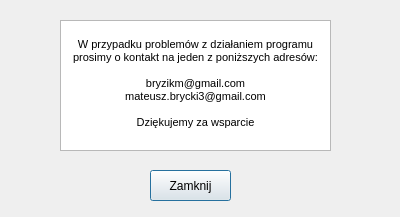
<?xml version="1.0" encoding="UTF-8"?>
<ui version="4.0">
 <class>technicalSupport</class>
 <widget class="QDialog" name="technicalSupport">
  <property name="geometry">
   <rect>
    <x>0</x>
    <y>0</y>
    <width>400</width>
    <height>217</height>
   </rect>
  </property>
  <property name="windowTitle">
   <string>Dialog</string>
  </property>
  <widget class="QTextEdit" name="textEdit">
   <property name="geometry">
    <rect>
     <x>60</x>
     <y>20</y>
     <width>271</width>
     <height>131</height>
    </rect>
   </property>
   <property name="readOnly">
    <bool>true</bool>
   </property>
   <property name="html">
    <string>&lt;!DOCTYPE HTML PUBLIC &quot;-//W3C//DTD HTML 4.0//EN&quot; &quot;http://www.w3.org/TR/REC-html40/strict.dtd&quot;&gt;
&lt;html&gt;&lt;head&gt;&lt;meta name=&quot;qrichtext&quot; content=&quot;1&quot; /&gt;&lt;style type=&quot;text/css&quot;&gt;
p, li { white-space: pre-wrap; }
&lt;/style&gt;&lt;/head&gt;&lt;body style=&quot; font-family:'MS Shell Dlg 2'; font-size:8.25pt; font-weight:400; font-style:normal;&quot;&gt;
&lt;p align=&quot;center&quot; style=&quot;-qt-paragraph-type:empty; margin-top:0px; margin-bottom:0px; margin-left:0px; margin-right:0px; -qt-block-indent:0; text-indent:0px; font-size:8pt;&quot;&gt;&lt;br /&gt;&lt;/p&gt;
&lt;p align=&quot;center&quot; style=&quot; margin-top:0px; margin-bottom:0px; margin-left:0px; margin-right:0px; -qt-block-indent:0; text-indent:0px;&quot;&gt;&lt;span style=&quot; font-size:8pt;&quot;&gt;W przypadku problemów z działaniem programu prosimy o kontakt na jeden z poniższych adresów:&lt;br /&gt;&lt;br /&gt;bryzikm@gmail.com&lt;/span&gt;&lt;/p&gt;
&lt;p align=&quot;center&quot; style=&quot; margin-top:0px; margin-bottom:0px; margin-left:0px; margin-right:0px; -qt-block-indent:0; text-indent:0px;&quot;&gt;&lt;span style=&quot; font-size:8pt;&quot;&gt;mateusz.brycki3@gmail.com&lt;br /&gt;&lt;br /&gt;Dziękujemy za wsparcie&lt;/span&gt;&lt;/p&gt;&lt;/body&gt;&lt;/html&gt;</string>
   </property>
  </widget>
  <widget class="QPushButton" name="pushButton">
   <property name="geometry">
    <rect>
     <x>150</x>
     <y>170</y>
     <width>81</width>
     <height>31</height>
    </rect>
   </property>
   <property name="text">
    <string>Zamknij</string>
   </property>
  </widget>
 </widget>
 <resources/>
 <connections/>
</ui>
